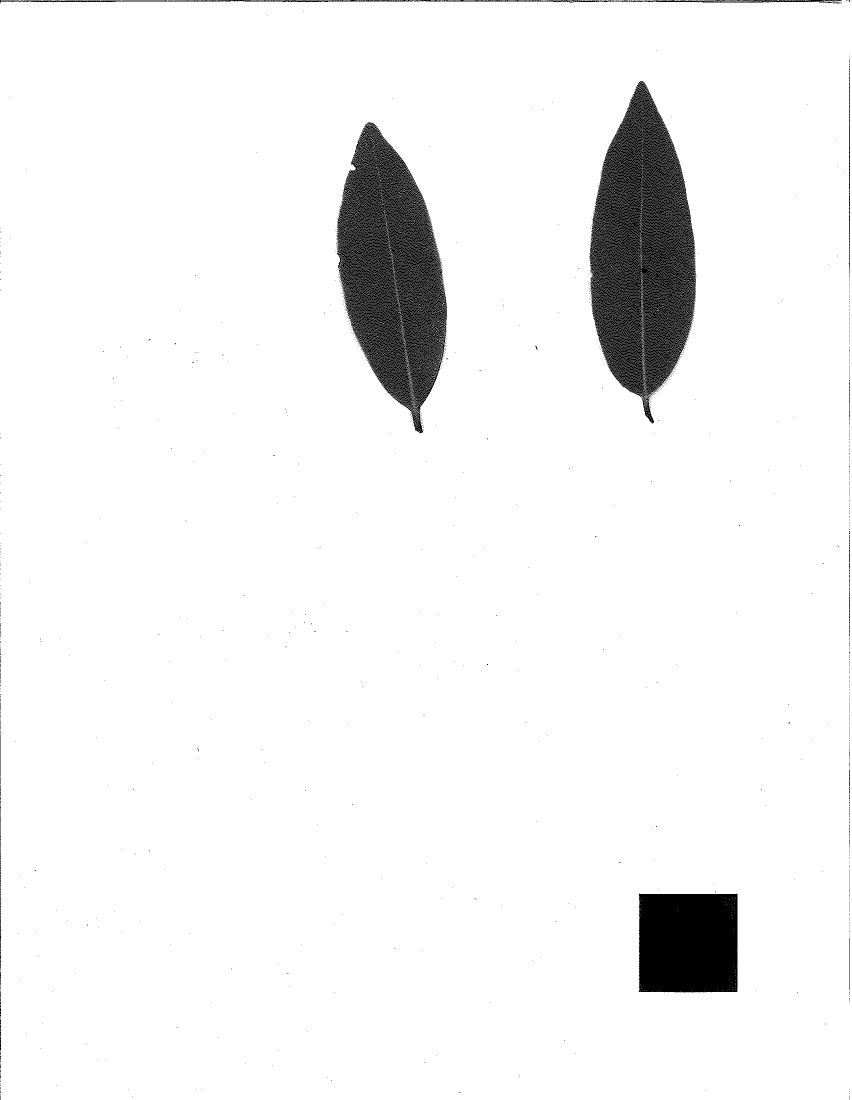
%> input picture Image analysis/img/bay2.tif, 1704 x 2200 px (shown at 1/2 size); its folder holds 4 pictures in this run
$ octave GetAllAreas.m   (GNU Octave 9; MATLAB toolbox functions it lacks are replaced by stand-ins)
%> lines starting %> are read from the running program, lines starting %| are printed output that depends on the picture; in (x1, y1, x2, y2) boxes, pixels count from 0 and x2, y2 are one past the last pixel; in counts of white or black regions, pixels touching at a corner belong together; the program's own positions count from 1
### Image analysis/getleafarea.m
function [realarea, leaf, scale, original] = getleafarea(imgfolder, imgname, writeimages)
    % assumes scale is in lower right corner, leaf is on top half of image
    original=imread([imgfolder '/' imgname]) ;
    leaf = original(10:end-500, 10:end-10, :) ;
    scale = original(end-500:end-10, end-500:end-10, :) ;
    % processing scale
    scale = imclose(scale, strel('square', 2)) ;
    scale = imopen(scale, strel('square', 2)) ;
    scale = imclose(scale, strel('line', 100, 0)) ;
    scale = imclose(scale, strel('line', 100, 90)) ;
    % processing leaf
    leaf = imopen(leaf, strel('disk', 1)) ;
    leaf = imclose(leaf, strel('disk', 3)) ;
    if writeimages
    % write processed images to file for verification
        imwrite(scale, [imgfolder '/_processed/processed_scale-' imgname]) ;
        imwrite(leaf, [imgfolder '/_processed/processed_leaf-' imgname]) ;
    end
    % calculate area
    % assumes scale is 1-in square
    leafarea = sum(sum(imcomplement(leaf(:,:,1)))) ;
    scalearea = sum(sum(imcomplement(scale(:,:,1)))) ;
    realarea = leafarea/scalearea ; % in inches
end

### Image analysis/GetAllAreas.m
%% initialize
close all ;
clear all ;
%% get file list
imgfolder = 'img' ;
imgfiles = struct2cell(dir(imgfolder)) ;
numimages = length(imgfiles) ;
imgnames = cell(numimages, 1) ;
for i =1:numimages
    imgnames{i, 1} = imgfiles{1, i} ;
end
imgnames = imgnames(4:end, 1) ;
realareas = zeros(length(imgnames), 1) ;

%% get leaf areas
for n = 1:length(imgnames)
    realareas(n, 1) = getleafarea(imgfolder, imgnames{n, 1}, true) ;
%> in getleafarea, `original=imread([imgfolder '/' imgname]) ;`: original: size 2200x1704 logical; 94.8% white; 1121 black regions (1096 under 20 px), largest, box (x1, y1, x2, y2) and area: (1179, 162, 1393, 847) 78551, (673, 244, 894, 867) 68620, (1277, 1787, 1475, 1985) 38500
%> in getleafarea, `leaf = original(10:end-500, 10:end-10, :) ;`:
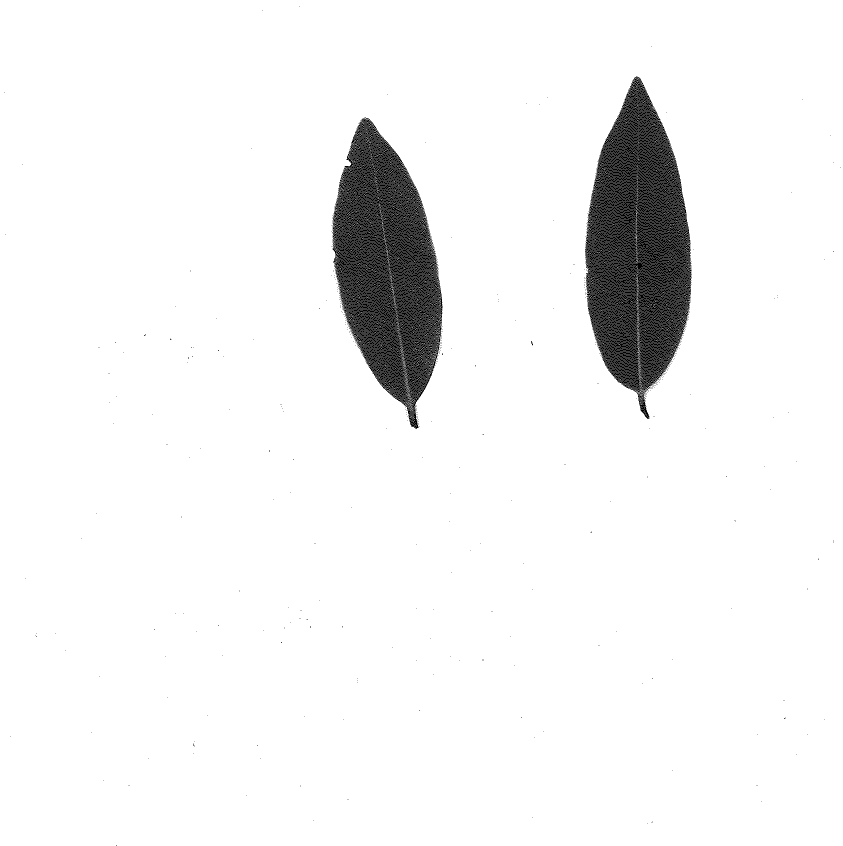
%> leaf: size 1691x1685 logical (shown at 1/2 size); 94.8% white; black in thin lines or dots
%> in getleafarea, `scale = original(end-500:end-10, end-500:end-10, :) ;`:
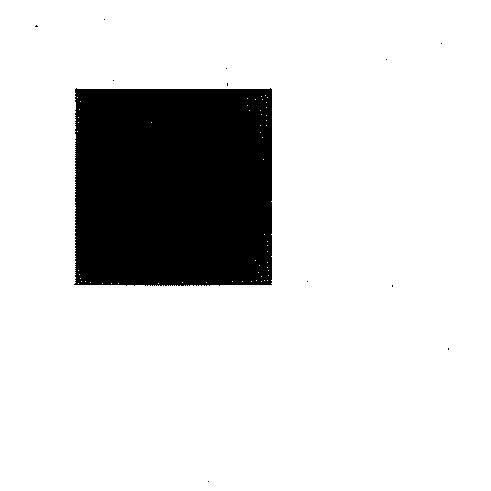
%> scale: size 491x491 logical; 84% white; 12 black regions (11 under 20 px), largest, box (x1, y1, x2, y2) and area: (74, 88, 272, 286) 38500
%> in getleafarea, `scale = imclose(scale, strel('square', 2)) ;`:
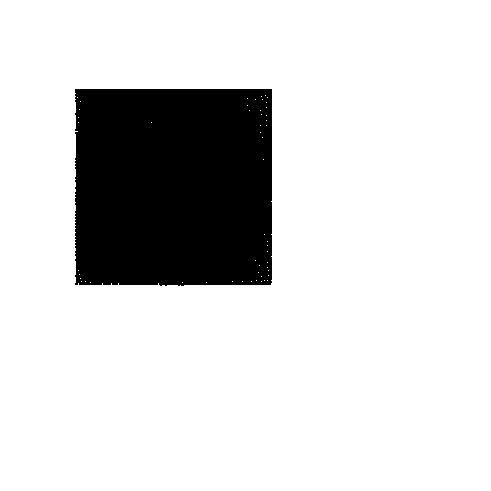
%> scale: size 491x491 logical; 84.1% white; 1 black region, box (x1, y1, x2, y2) and area: (75, 89, 272, 286) 38431
%> in getleafarea, `scale = imopen(scale, strel('square', 2)) ;`:
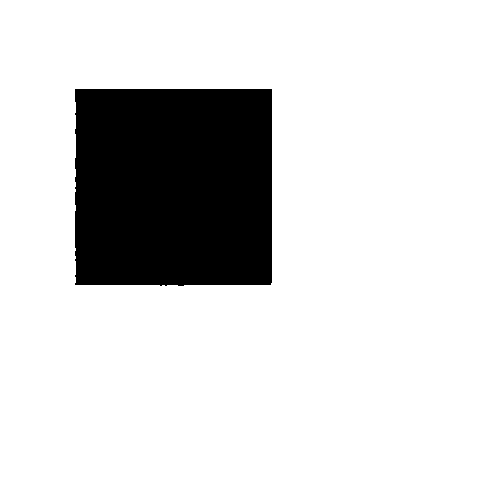
%> scale: size 491x491 logical; 84% white; 1 black region, box (x1, y1, x2, y2) and area: (75, 89, 272, 286) 38523
%> in getleafarea, `scale = imclose(scale, strel('line', 100, 0)) ;`: scale: size 491x491 logical; 84% white; 1 black region, box (x1, y1, x2, y2) and area: (75, 89, 272, 285) 38513
%> in getleafarea, `scale = imclose(scale, strel('line', 100, 90)) ;`: scale: size 491x491 logical; 84.1% white; 1 black region, box (x1, y1, x2, y2) and area: (76, 89, 272, 285) 38414
%> in getleafarea, `leaf = imopen(leaf, strel('disk', 1)) ;`:
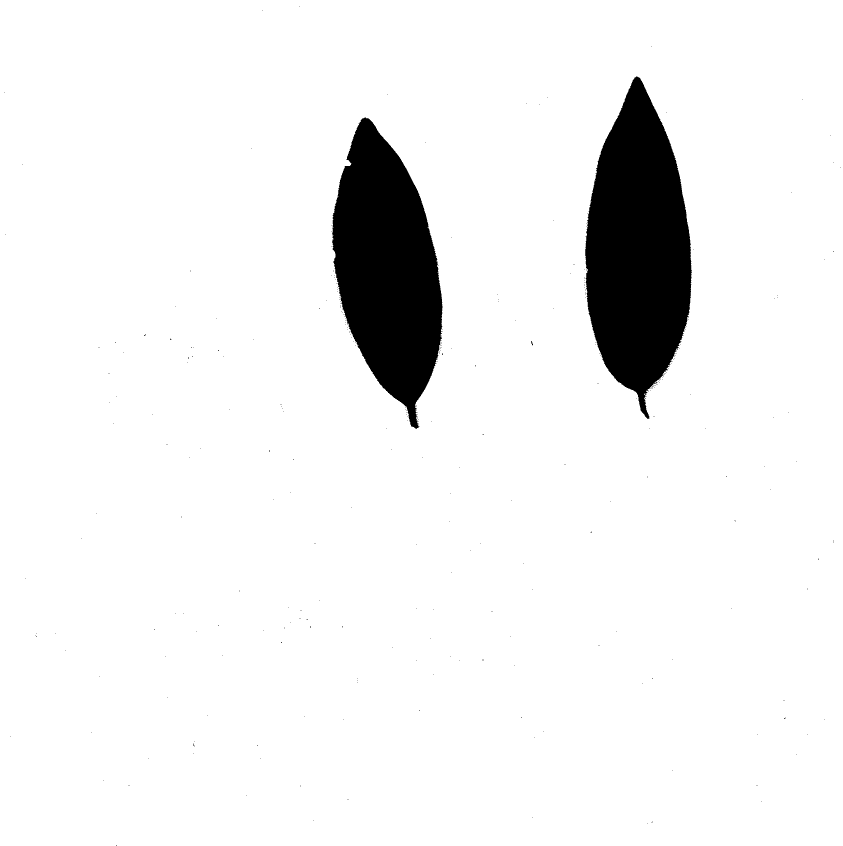
%> leaf: size 1691x1685 logical (shown at 1/2 size); 93.6% white; 327 black regions (325 under 20 px), largest, box (x1, y1, x2, y2) and area: (1170, 153, 1384, 838) 96761, (664, 235, 885, 858) 86353
%> in getleafarea, `leaf = imclose(leaf, strel('disk', 3)) ;`: leaf: size 1691x1685 logical; 93.6% white; 2 black regions, box (x1, y1, x2, y2) and area: (1171, 154, 1383, 837) 96400, (665, 236, 885, 857) 86080
%> in getleafarea, `leafarea = sum(sum(imcomplement(leaf(:,:,1)))) ;`: leafarea = 182480
%> in getleafarea, `scalearea = sum(sum(imcomplement(scale(:,:,1)))) ;`: scalearea = 38414
%> in getleafarea, `realarea = leafarea/scalearea ;`: realarea = 4.75
end
%> pass 2 of the loop `for n = 1:length(imgnames)`:
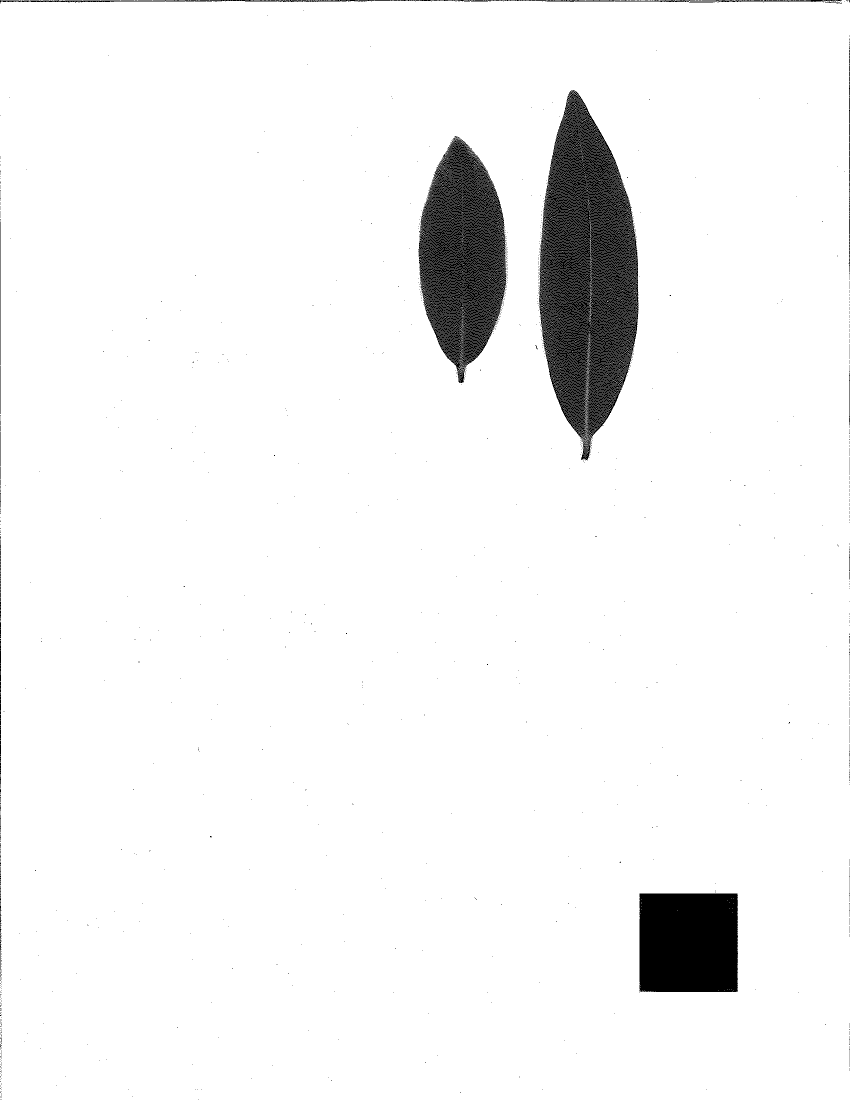
%> input picture Image analysis/img/bay3.tif, 1704 x 2200 px (shown at 1/2 size)
%> original: size 2200x1704 logical; 95.3% white; 1282 black regions (1254 under 20 px), largest, box (x1, y1, x2, y2) and area: (1078, 180, 1278, 920) 82087, (837, 272, 1013, 766) 48616, (1279, 1787, 1476, 1984) 38608
%> in getleafarea (call 2), `scale = imopen(scale, strel('square', 2)) ;`:
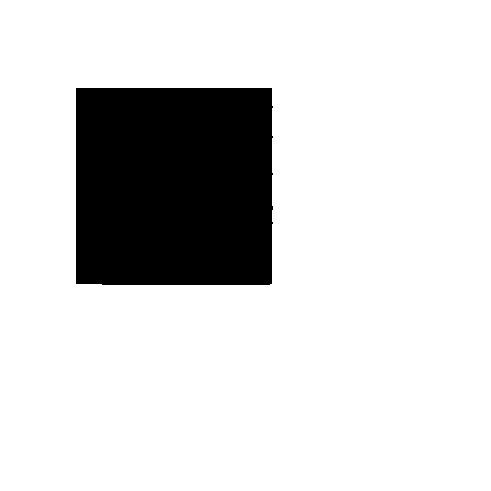
%> scale: size 491x491 logical; 84% white; 1 black region, box (x1, y1, x2, y2) and area: (76, 88, 273, 285) 38596
%> in getleafarea (call 2), `leaf = imopen(leaf, strel('disk', 1)) ;`:
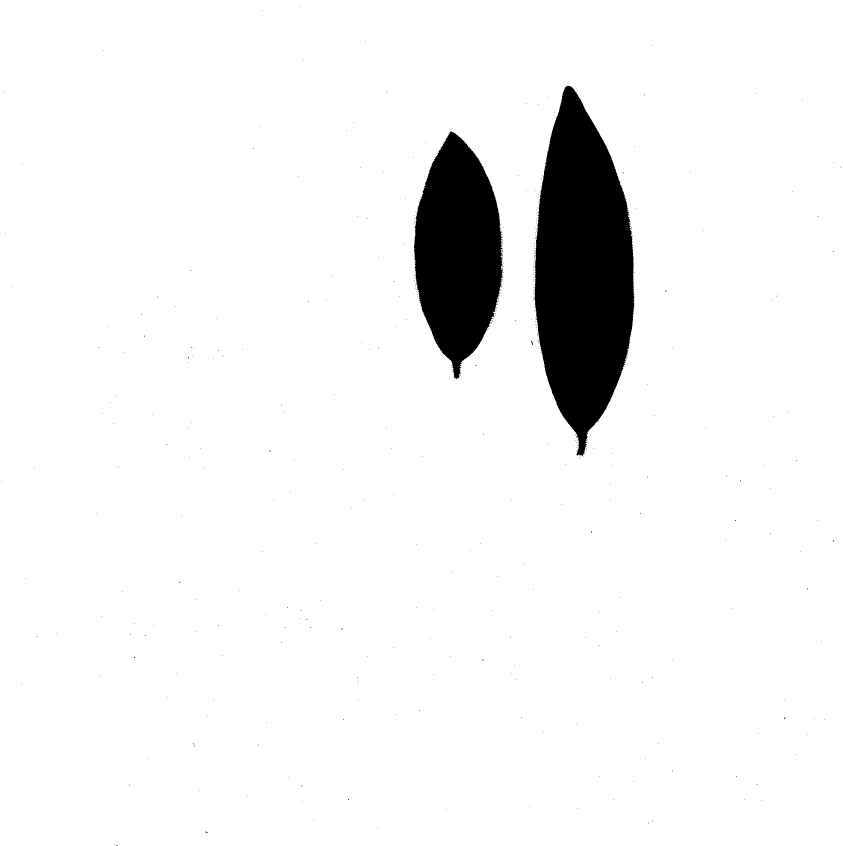
%> leaf: size 1691x1685 logical (shown at 1/2 size); 94.4% white; 436 black regions (434 under 20 px), largest, box (x1, y1, x2, y2) and area: (1068, 171, 1269, 913) 100359, (828, 263, 1006, 758) 59806
%> leafarea = 159575
%> scalearea = 38584
%> realarea = 4.14
%> pass 3 of the loop `for n = 1:length(imgnames)`:
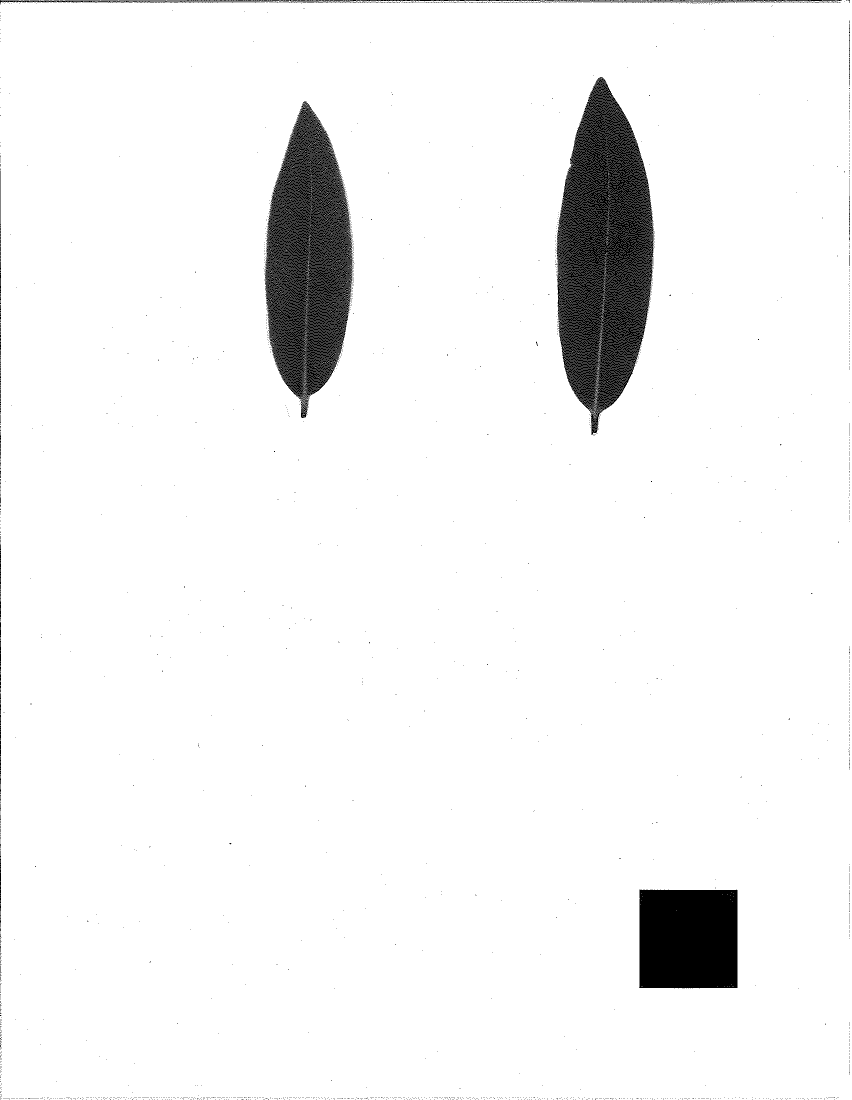
%> input picture Image analysis/img/bay4.tif, 1704 x 2200 px (shown at 1/2 size)
%> original: size 2200x1704 logical; 94.9% white; 2663 black regions (2636 under 20 px), largest, box (x1, y1, x2, y2) and area: (1113, 154, 1308, 870) 80986, (529, 202, 707, 836) 61392, (1278, 1779, 1475, 1977) 38420
%> in getleafarea (call 3), `scale = original(end-500:end-10, end-500:end-10, :) ;`:
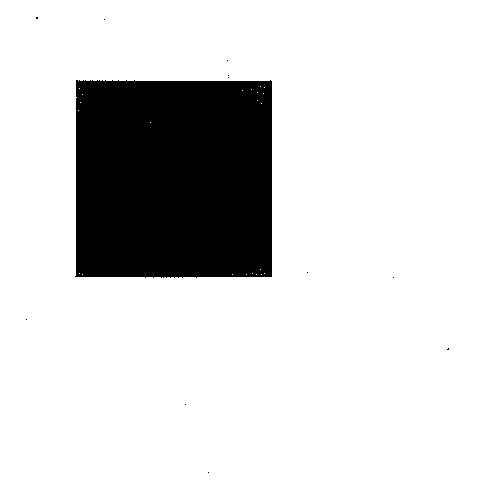
%> scale: size 491x491 logical; 84.1% white; 12 black regions (11 under 20 px), largest, box (x1, y1, x2, y2) and area: (75, 80, 272, 278) 38420
%> in getleafarea (call 3), `leaf = imopen(leaf, strel('disk', 1)) ;`:
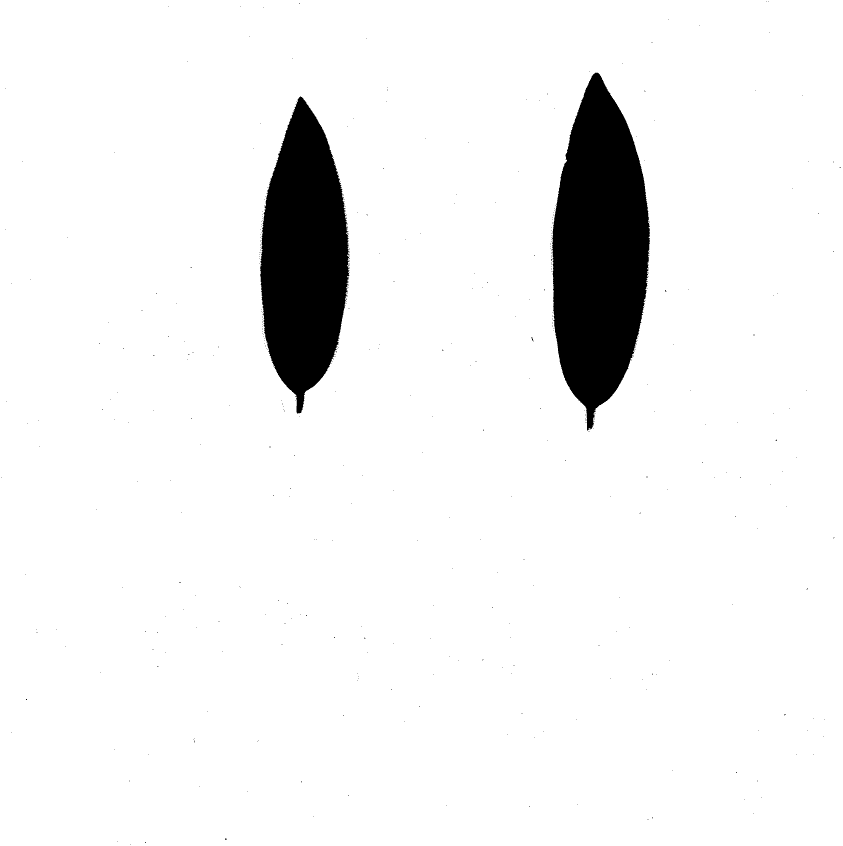
%> leaf: size 1691x1685 logical (shown at 1/2 size); 93.9% white; 470 black regions (468 under 20 px), largest, box (x1, y1, x2, y2) and area: (1103, 145, 1300, 861) 96302, (520, 193, 700, 827) 76855
%> leafarea = 172385
%> scalearea = 38416
%> realarea = 4.49
% convert to cm
realareas = 6.4516*realareas ;
%> realareas = [30.65; 26.68; 28.95]

%% save results to file
TempTime=clock;
ts = [date '_' num2str(TempTime(4),'%02.0f') num2str(TempTime(5),'%02.0f')];
%# write line-by-line
fid = fopen(['leafareas' ts '.csv'], 'w+');
fprintf(fid, '%s,%s,%s\n', 'imagename', 'trialname', 'area_cm2') ;
for i=1:size(realareas,1)
    fprintf(fid, '%s,%s,%01.4f\n', imgnames{i, 1}, imgnames{i, 1}(1:end-4), realareas(i, 1)) ;
end
%> this loop made 3 passes
fclose(fid);
